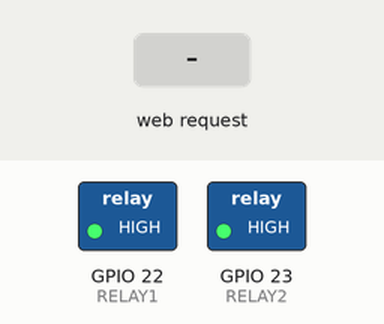
Recording of a sketch running on a simulated ESP32. Parts: switched loads named in the sketch (green lamp = pin HIGH). Inputs (shaded band) come from the test bench. WiFi joins after 1.5 s; servers stay silent unless stated; what the sketch prints to the serial monitor is not drawn.

Above: at 3.2 s.
3.3 s: HTTP request GET /relay1/on received
At 3.6 s:
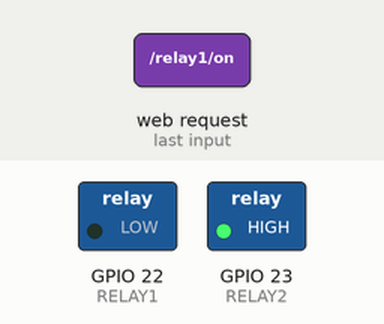
4.8 s: HTTP request GET /relay2/on received
At 6.0 s:
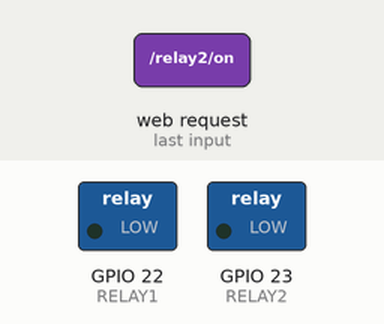
6.3 s: HTTP request GET /relay1/off received
At 7.2 s:
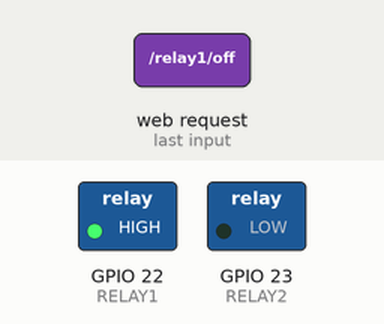
7.8 s: HTTP request GET /relay2/off received
At 8.3 s:
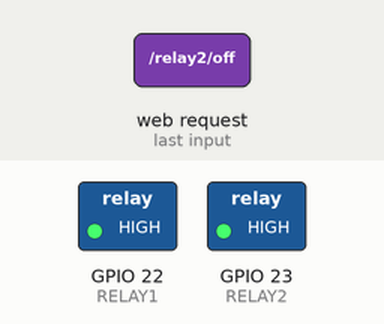
Timing chart, 0 to 10.3 s (numbered marks = the images above; inputs shaded):
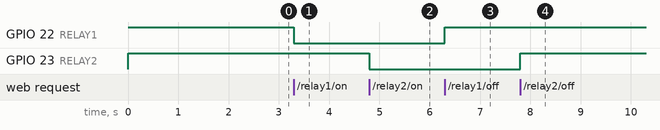

The sketch:

control2Relay.ino
```cpp
#include <WiFi.h>
#include <WebServer.h>

// Pines de los relés según la imagen
#define RELAY1 22
#define RELAY2 23

// Configuración WiFi
const char* ssid = "IoTB";
const char* password = "inventaronelVAR";

// Crear servidor en puerto 80
WebServer server(80);

// Página principal con botones
void handleRoot() {
  String html = "<!DOCTYPE html><html>";
  html += "<head><title>Control de Relés ESP32</title></head>";
  html += "<body><h1>Control de Módulo de 2 Relés</h1>";

  // Botones para el Relay 1
  html += "<h2>Relay 1</h2>";
  html += "<p><a href='/relay1/on'><button>Encender</button></a></p>";
  html += "<p><a href='/relay1/off'><button>Apagar</button></a></p>";

  // Botones para el Relay 2
  html += "<h2>Relay 2</h2>";
  html += "<p><a href='/relay2/on'><button>Encender</button></a></p>";
  html += "<p><a href='/relay2/off'><button>Apagar</button></a></p>";

  html += "</body></html>";

  server.send(200, "text/html", html);
}

// Rutas para Relay 1
void handleRelay1On() {
  digitalWrite(RELAY1, LOW);  // Activa el relé (activo en LOW)
  Serial.println("Relay 1 ON");
  handleRoot();
}

void handleRelay1Off() {
  digitalWrite(RELAY1, HIGH); // Apaga el relé
  Serial.println("Relay 1 OFF");
  handleRoot();
}

// Rutas para Relay 2
void handleRelay2On() {
  digitalWrite(RELAY2, LOW);
  Serial.println("Relay 2 ON");
  handleRoot();
}

void handleRelay2Off() {
  digitalWrite(RELAY2, HIGH);
  Serial.println("Relay 2 OFF");
  handleRoot();
}

void setup() {
  Serial.begin(115200);

  // Configuración de pines
  pinMode(RELAY1, OUTPUT);
  pinMode(RELAY2, OUTPUT);

  // Relés apagados al inicio
  digitalWrite(RELAY1, HIGH);
  digitalWrite(RELAY2, HIGH);

  // Conexión a WiFi
  WiFi.begin(ssid, password);
  Serial.print("Conectando a WiFi...");
  while (WiFi.status() != WL_CONNECTED) {
    delay(1000);
    Serial.print(".");
  }
  Serial.println();
  Serial.print("Conectado a WiFi. IP: ");
  Serial.println(WiFi.localIP());

  // Configuración de rutas
  server.on("/", handleRoot);
  server.on("/relay1/on", handleRelay1On);
  server.on("/relay1/off", handleRelay1Off);
  server.on("/relay2/on", handleRelay2On);
  server.on("/relay2/off", handleRelay2Off);

  // Iniciar servidor
  server.begin();
  Serial.println("Servidor HTTP iniciado");
}

void loop() {
  server.handleClient();
}
```

Measured:
- after the input at 3.3 s, GPIO 22 (RELAY1): HIGH → LOW at once
- after the input at 4.8 s, GPIO 23 (RELAY2): HIGH → LOW at once
- after the input at 6.3 s, GPIO 22 (RELAY1): LOW → HIGH at once
- after the input at 7.8 s, GPIO 23 (RELAY2): LOW → HIGH at once
